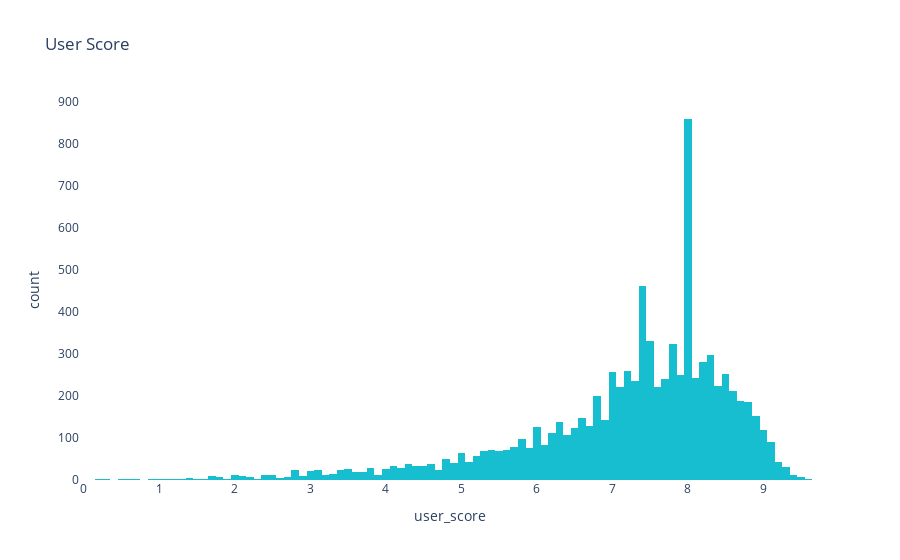

This figure's notebook cell:
### Markdown cell above
There is a bigger difference in distribution of critic score by genre than by platform, so I will fill missing values of critic score with the median of the critic score by genre.

### Code cell
# Check distribution of user_score
us_hist = px.histogram(vg, x='user_score', title='User Score',
                       color_discrete_sequence=[px.colors.qualitative.D3[9]])

us_hist.update_layout({
    'plot_bgcolor':'rgba(0, 0, 0, 0)',
    'paper_bgcolor':'rgba(0, 0, 0, 0)'
})

us_hist.show()

### Figure 1 — Plotly figure (JSON) as saved in the notebook; plotly's stock layout.template omitted (floating-point values rounded to 4 significant figures; data arrays with more than 128 entries replaced by an {"elided": "..."} marker saying what was removed)
{"data": [{"alignmentgroup": "True", "bingroup": "x", "hovertemplate": "user_score=%{x}<br>count=%{y}<extra></extra>", "legendgroup": "", "marker": {"color": "#17BECF", "pattern": {"shape": ""}}, "name": "", "offsetgroup": "", "orientation": "v", "showlegend": false, "type": "histogram", "x": {"elided": "16713 float values"}, "xaxis": "x", "yaxis": "y"}], "layout": {"barmode": "relative", "legend": {"tracegroupgap": 0}, "paper_bgcolor": "rgba(0, 0, 0, 0)", "plot_bgcolor": "rgba(0, 0, 0, 0)", "title": {"text": "User Score"}, "xaxis": {"anchor": "y", "domain": [0, 1], "title": {"text": "user_score"}}, "yaxis": {"anchor": "x", "domain": [0, 1], "title": {"text": "count"}}}}
